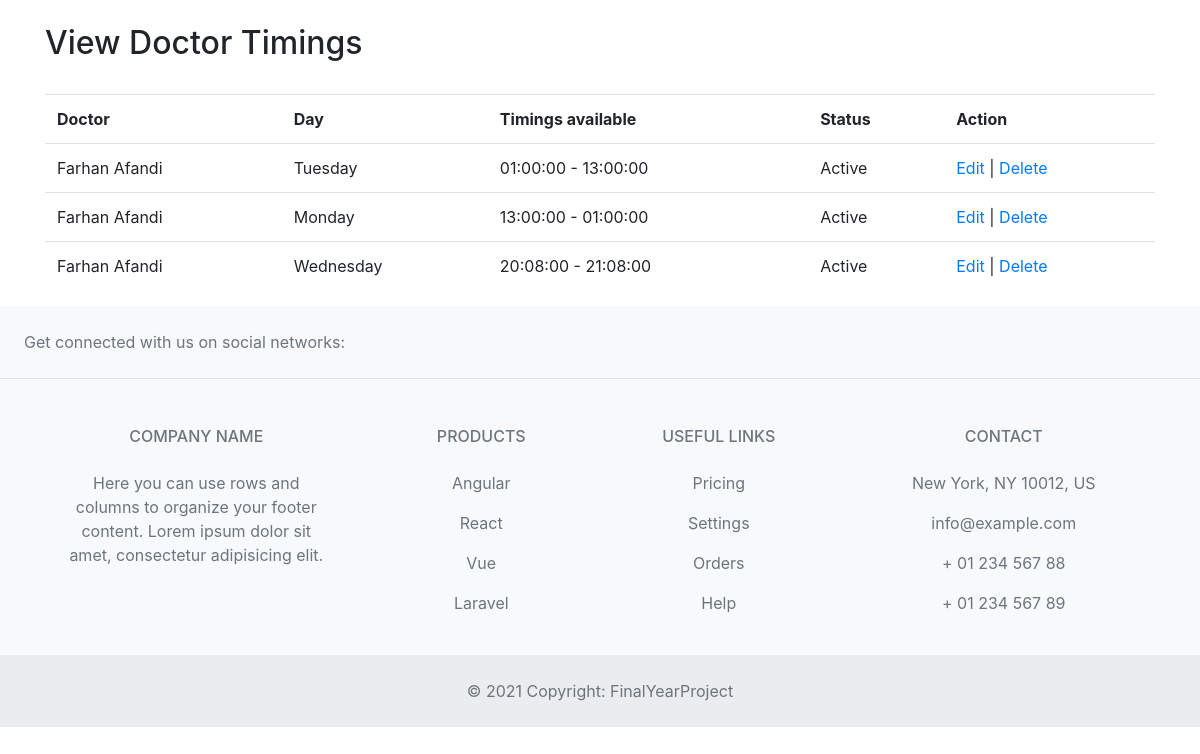
The page /viewdoctortimings.php on the database its author committed.
### tables this page shows
CREATE TABLE `doctor_timings` (
  `doctor_timings_id` int(10) NOT NULL,
  `doctorid` int(10) NOT NULL,
  `start_time` time NOT NULL,
  `end_time` time NOT NULL,
  `available_day` varchar(15) DEFAULT NULL,
  `status` varchar(10) NOT NULL
);

CREATE TABLE `doctor` (
  `doctorid` int(10) NOT NULL,
  `doctorname` varchar(50) NOT NULL,
  `mobileno` varchar(15) NOT NULL,
  `departmentid` int(10) NOT NULL,
  `loginid` varchar(25) NOT NULL,
  `password` varchar(25) NOT NULL,
  `status` varchar(10) NOT NULL,
  `education` varchar(25) NOT NULL,
  `experience` float(11,1) NOT NULL,
  `consultancy_charge` float(10,2) NOT NULL
);

### viewdoctortimings.php (the view, shortened to what this page needs)
<?php
include("headers.php");
?>
<div class="container">
  <br>
  <h2>View Doctor Timings</h2>
  <br>
  <table class="table">
    <tbody>
      <tr>
        <th>Doctor</th>
        <th>Day</th>
        <th>Timings available</th>
        <th>Status</th>
        <th>Action</th>
      </tr>
      <?php
      $sql = "SELECT * FROM doctor_timings";
      $qsql = mysqli_query($con, $sql);
      while ($rs = mysqli_fetch_array($qsql)) {
        $sqldoctor = "SELECT * FROM doctor WHERE doctorid='$rs[doctorid]'";
        $qsqldoctor = mysqli_query($con, $sqldoctor);
        $rsdoctor = mysqli_fetch_array($qsqldoctor);
        $sqldoct = "SELECT * FROM doctor_timings WHERE doctor_timings_id='$rs[doctor_timings_id]'";
        $qsqldoct = mysqli_query($con, $sqldoct);
        $rsdoct = mysqli_fetch_array($qsqldoct);
        echo "<tr>
          <td>$rsdoctor[doctorname]</td>
          <td>$rsdoct[available_day]</td>
          <td>$rsdoct[start_time] - $rsdoct[end_time]</td>
          <td>$rs[status]</td>
          <td><a href='doctortimings.php?editid=$rs[doctor_timings_id]'>Edit</a> | <a href='viewdoctortimings.php?delid=$rs[doctor_timings_id]'>Delete</a> </td>
        </tr>";
      }
      ?>
    </tbody>
  </table>
</div>
<?php
include("footers.php");
?>

### rows shown on the page
doctor_timings: doctorid.doctorname "Farhan Afandi", available_day "Tuesday", start_time "01:00:00", end_time "13:00:00", status "Active"
doctor_timings: doctorid.doctorname "Farhan Afandi", available_day "Monday", start_time "13:00:00", end_time "01:00:00", status "Active"
doctor_timings: doctorid.doctorname "Farhan Afandi", available_day "Wednesday", start_time "20:08:00", end_time "21:08:00", status "Active"
